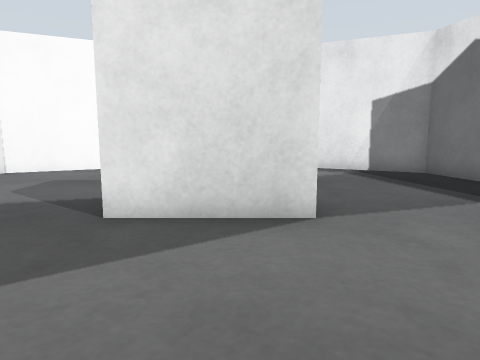
View 1 (above)

12 first-person views from a walk through a Gazebo world. The camera is 0.14 m above the floor, tilts 8° down and sees 70° across. The floor is counted in squares, 0.1 m on a side. Each view is taken from the middle of a square. On the plan, view 1 faces up. The plan holds only what a view shows up to about 15 squares ahead; the rest is blank.

View 2
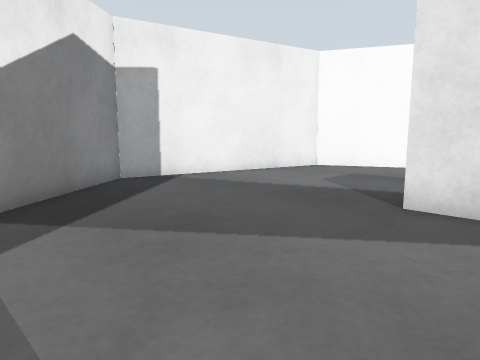

View 3
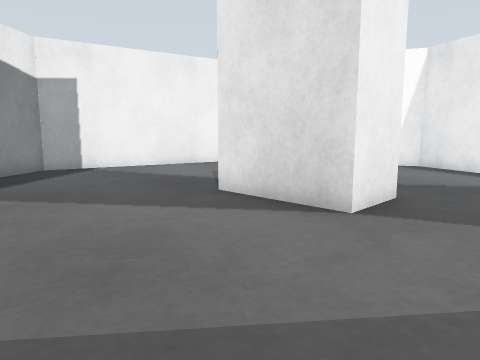

View 4
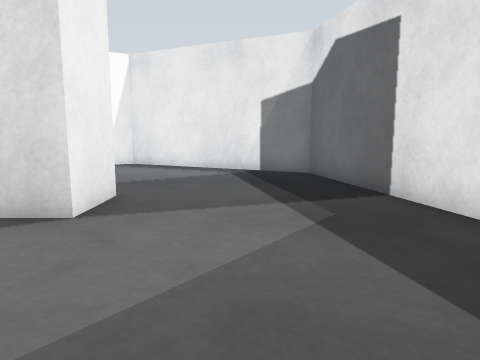

View 5
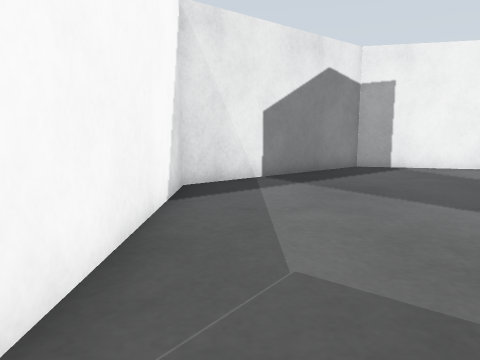

View 6
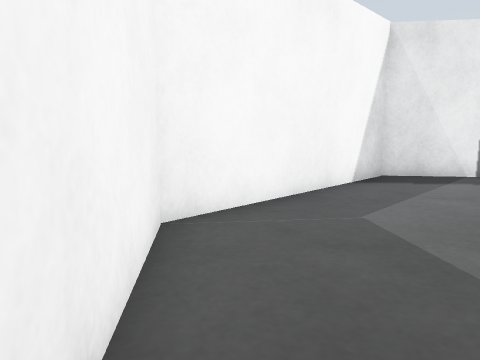

View 7
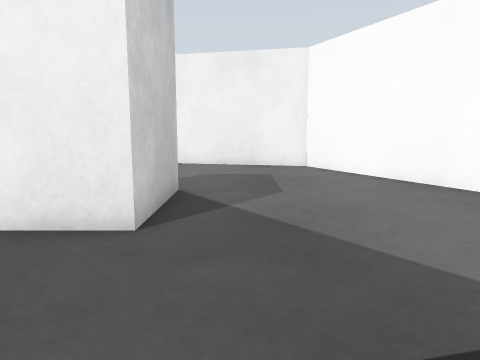

View 8
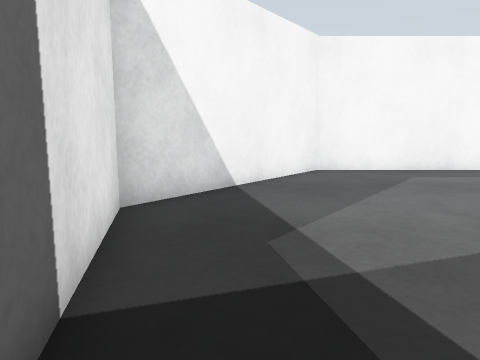

View 9
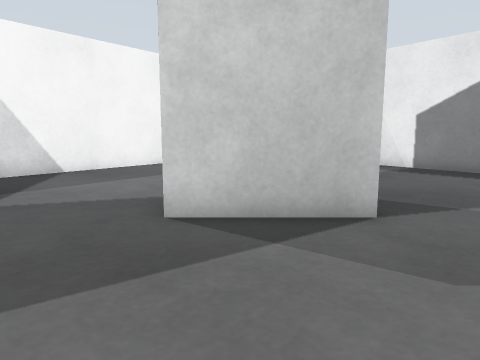

View 10
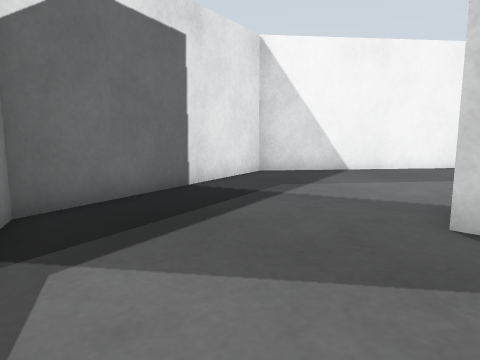

View 11
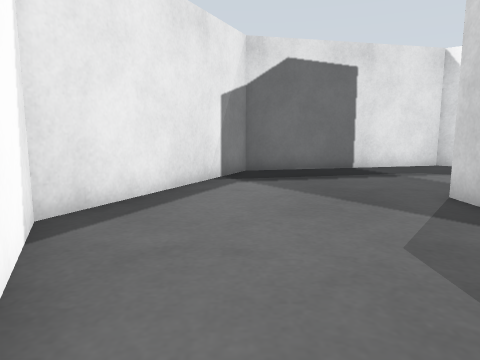

View 12
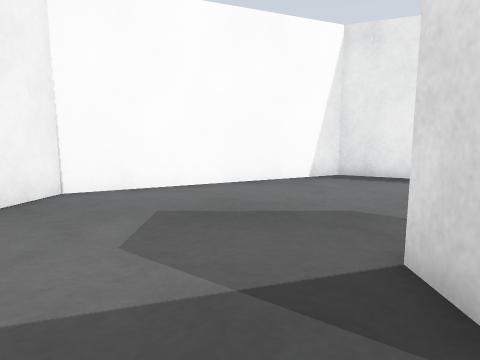

### Floor plan
Points are (right, up) in squares from view 1. A wall is a line through its corners. A room is listed if a view was taken in it or the views show most of it. See-through windows are left out.
Room 1 (views 1, 2, 3, 4, 5, 6, 7, 8, 9, 10, 11, 12)
walls: (-8.1, 11.7) (-9.9, 3.7) (-5, -2.5) (3.2, -2.5) (8.2, 3.8) (6.4, 11.8) (-0.7, 15.2) (-8.1, 11.7)
objects: grey box (-2, 6) to (1, 7)

Where each view was taken, in squares from view 1:
view 1: 0 up, 0 right, facing up
view 2: 1 down, 0 right, facing up-left
view 3: 0 up, 4 right, facing up-left
view 4: 0 up, 4 right, facing up
view 5: 1 down, 4 right, facing left
view 6: 2 up, 6 right, facing down-left
view 7: 9 up, 6 right, facing left
view 8: 10 up, 6 right, facing down
view 9: 13 up, 0 right, facing down
view 10: 13 up, 0 right, facing down-right
view 11: 12 up, 6 left, facing right
view 12: 4 up, 4 left, facing up
